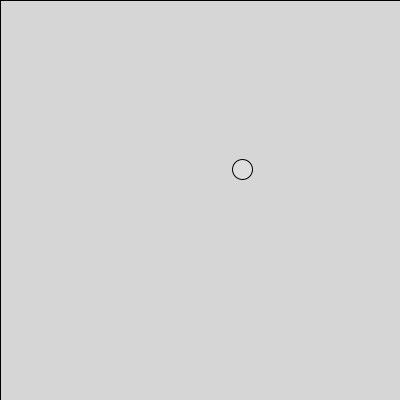
Frame 1 (no input)
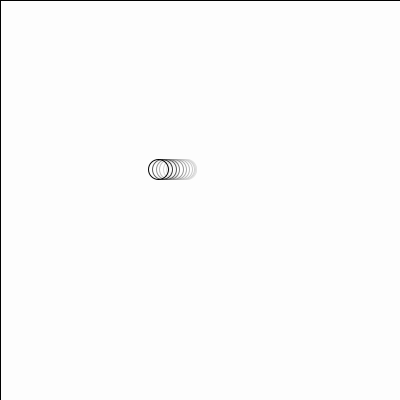
Frame 60 (the mouse pressed at the canvas centre just before this capture)
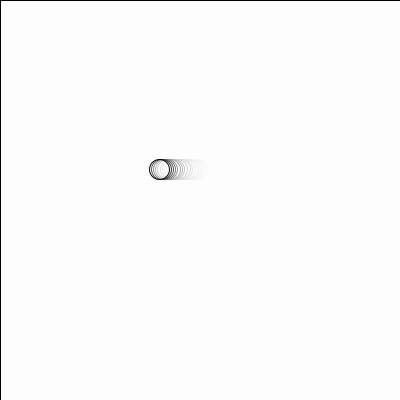
Frame 120 (the mouse held since frame 60 and released just before this capture)

The Processing sketch that drew these frames (run headless with seeded random() and noise(); from frame 60 on, the mouse is pressed at the canvas centre):

// Processing sketch: sketch_noise_1D
// ── sketch_noise_1D.pde
float tx = 0;
float ty = 100;

void setup() {
    size(400, 400);
}

void draw() {
    fill(255, 50);
    rect(0, 0, width, height);
    float x = map(noise(tx), 0, 1, 0, width);
    float y = map(noise(ty), 0, 1, 0, height);
    
    ellipse(x, y, 20, 20);
    
    tx += 0.01;
    //ty += 0.01;
}
